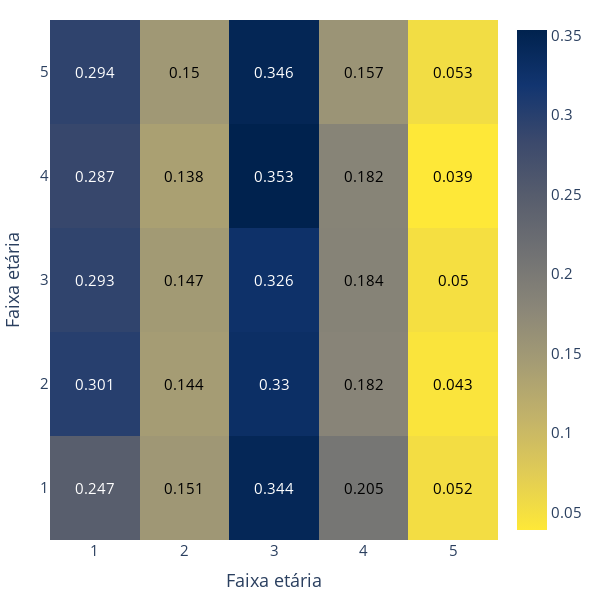

Here is the notebook cell this chart was saved with:
### Code cell
heat_map(B,'h')

### Figure 1 — Plotly figure (JSON) as saved in the notebook; plotly's stock layout.template omitted (floating-point values rounded to 4 significant figures)
{"data": [{"colorscale": [[0, "#fee838"], [0.1111, "#e1cc55"], [0.2222, "#c3b369"], [0.3333, "#a59c74"], [0.4444, "#8a8678"], [0.5556, "#707173"], [0.6667, "#575d6d"], [0.7778, "#3b496c"], [0.8889, "#123570"], [1, "#00224e"]], "type": "heatmap", "z": [[0.2472, 0.1515, 0.3443, 0.205, 0.05203], [0.3009, 0.1439, 0.3302, 0.1817, 0.04326], [0.2928, 0.1473, 0.3256, 0.1844, 0.04996], [0.2872, 0.1384, 0.3534, 0.1822, 0.03884], [0.2936, 0.15, 0.3462, 0.157, 0.05313]]}], "layout": {"annotations": [{"font": {"color": "white"}, "showarrow": false, "text": "0.247", "x": 0, "xref": "x", "y": 0, "yref": "y"}, {"font": {"color": "black"}, "showarrow": false, "text": "0.151", "x": 1, "xref": "x", "y": 0, "yref": "y"}, {"font": {"color": "white"}, "showarrow": false, "text": "0.344", "x": 2, "xref": "x", "y": 0, "yref": "y"}, {"font": {"color": "black"}, "showarrow": false, "text": "0.205", "x": 3, "xref": "x", "y": 0, "yref": "y"}, {"font": {"color": "black"}, "showarrow": false, "text": "0.052", "x": 4, "xref": "x", "y": 0, "yref": "y"}, {"font": {"color": "white"}, "showarrow": false, "text": "0.301", "x": 0, "xref": "x", "y": 1, "yref": "y"}, {"font": {"color": "black"}, "showarrow": false, "text": "0.144", "x": 1, "xref": "x", "y": 1, "yref": "y"}, {"font": {"color": "white"}, "showarrow": false, "text": "0.33", "x": 2, "xref": "x", "y": 1, "yref": "y"}, {"font": {"color": "black"}, "showarrow": false, "text": "0.182", "x": 3, "xref": "x", "y": 1, "yref": "y"}, {"font": {"color": "black"}, "showarrow": false, "text": "0.043", "x": 4, "xref": "x", "y": 1, "yref": "y"}, {"font": {"color": "white"}, "showarrow": false, "text": "0.293", "x": 0, "xref": "x", "y": 2, "yref": "y"}, {"font": {"color": "black"}, "showarrow": false, "text": "0.147", "x": 1, "xref": "x", "y": 2, "yref": "y"}, {"font": {"color": "white"}, "showarrow": false, "text": "0.326", "x": 2, "xref": "x", "y": 2, "yref": "y"}, {"font": {"color": "black"}, "showarrow": false, "text": "0.184", "x": 3, "xref": "x", "y": 2, "yref": "y"}, {"font": {"color": "black"}, "showarrow": false, "text": "0.05", "x": 4, "xref": "x", "y": 2, "yref": "y"}, {"font": {"color": "white"}, "showarrow": false, "text": "0.287", "x": 0, "xref": "x", "y": 3, "yref": "y"}, {"font": {"color": "black"}, "showarrow": false, "text": "0.138", "x": 1, "xref": "x", "y": 3, "yref": "y"}, {"font": {"color": "white"}, "showarrow": false, "text": "0.353", "x": 2, "xref": "x", "y": 3, "yref": "y"}, {"font": {"color": "black"}, "showarrow": false, "text": "0.182", "x": 3, "xref": "x", "y": 3, "yref": "y"}, {"font": {"color": "black"}, "showarrow": false, "text": "0.039", "x": 4, "xref": "x", "y": 3, "yref": "y"}, {"font": {"color": "white"}, "showarrow": false, "text": "0.294", "x": 0, "xref": "x", "y": 4, "yref": "y"}, {"font": {"color": "black"}, "showarrow": false, "text": "0.15", "x": 1, "xref": "x", "y": 4, "yref": "y"}, {"font": {"color": "white"}, "showarrow": false, "text": "0.346", "x": 2, "xref": "x", "y": 4, "yref": "y"}, {"font": {"color": "black"}, "showarrow": false, "text": "0.157", "x": 3, "xref": "x", "y": 4, "yref": "y"}, {"font": {"color": "black"}, "showarrow": false, "text": "0.053", "x": 4, "xref": "x", "y": 4, "yref": "y"}], "font": {"size": 15}, "height": 600, "margin": {"b": 20, "l": 20, "r": 20, "t": 20}, "paper_bgcolor": "rgba(0,0,0,0)", "width": 600, "xaxis": {"tickfont": {"size": 15}, "ticktext": [1, 2, 3, 4, 5], "tickvals": [0, 1, 2, 3, 4], "title": {"text": "Faixa etária"}}, "yaxis": {"tickfont": {"size": 15}, "ticktext": [1, 2, 3, 4, 5], "tickvals": [0, 1, 2, 3, 4], "title": {"text": "Faixa etária"}}}}
